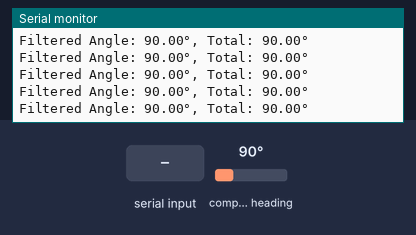
Simulated run of this sketch. Board: Arduino Uno, built with avr-gcc and run on an emulated ATmega328P. On the bench: the last lines printed to the serial monitor. Wiring (inferred from the names in the program): AS5600 angle sensor at I2C address 0x36. Inputs (shaded band) come from the test bench; at power-on: compass heading 90°.

Above: at 1.7 s.
1.8 s: compass heading set to 352°
At 2.5 s:
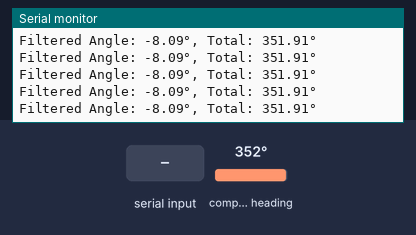
4.8 s: "cal\n" received over Serial
At 5.8 s:
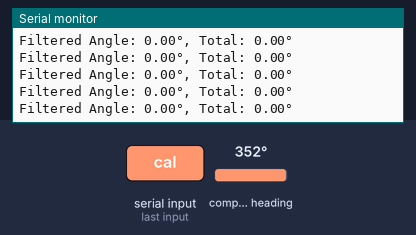
6.3 s: compass heading set to 7°
At 6.8 s:
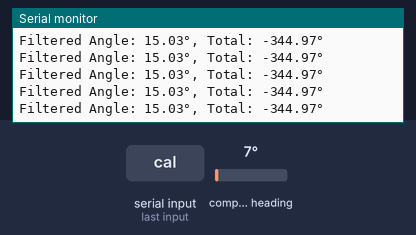
7.8 s: compass heading set to 269°
At 8.4 s:
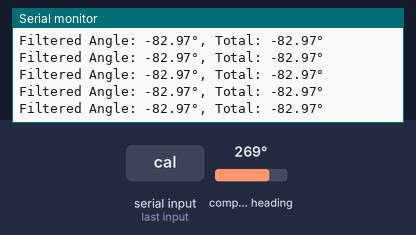
Timing chart, 0 to 10.8 s (numbered marks = the images above; inputs shaded):
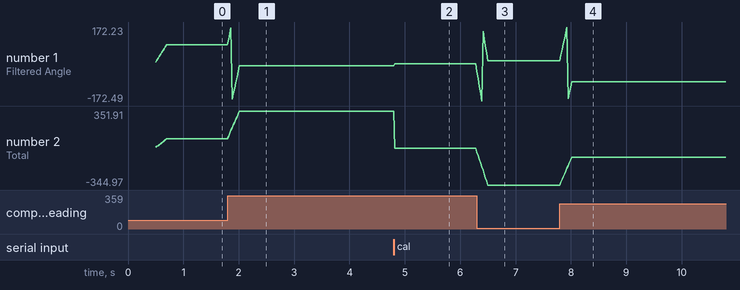

Measured:
- after the input at 1.8 s, the serial monitor: prints a new line at once (image 1)
- after the input at 4.8 s, the serial monitor: prints a new line at once (image 2)
- after the input at 6.3 s, the serial monitor: prints a new line at once (image 3)
- after the input at 7.8 s, the serial monitor: prints a new line at once (image 4)
- plotted number 1: 90 → -8.09 after the input at 1.8 s, -8.09 → 0 after the input at 4.8 s, 0 → 15.03 after the input at 6.3 s, 15.03 → -82.97 after the input at 7.8 s
- plotted number 2: 90 → 351.91 after the input at 1.8 s, 351.91 → 0 after the input at 4.8 s, 0 → -344.97 after the input at 6.3 s, -344.97 → -82.97 after the input at 7.8 s

The sketch:

inc-dec-cal-as5600.ino
```cpp
#include <Wire.h>

#define AS5600_ADDR 0x36
#define RAW_ANGLE_HIGH 0x0C
#define RAW_ANGLE_LOW  0x0D

#define FILTER_SIZE 10

float angleBuffer[FILTER_SIZE];
int bufferIndex = 0;

float zeroOffset = 0.0;
float previousAngle = 0.0;
float totalRotation = 0.0;

// === BACA SUDUT DARI AS5600 (0 - 4095) ===
int readRawAngle() {
  Wire.beginTransmission(AS5600_ADDR);
  Wire.write(RAW_ANGLE_HIGH);
  Wire.endTransmission();
  Wire.requestFrom(AS5600_ADDR, 2);
  if (Wire.available() >= 2) {
    int highByte = Wire.read();
    int lowByte = Wire.read();
    return (highByte << 8) | lowByte;
  }
  return 0;
}

// === KONVERSI RAW KE DERAJAT (0° - 360°) ===
float readAngleDeg() {
  int raw = readRawAngle();
  return (raw * 360.0) / 4096.0;
}

// === FILTER SEDERHANA SMA ===
float filterAngle(float newAngle) {
  angleBuffer[bufferIndex] = newAngle;
  bufferIndex = (bufferIndex + 1) % FILTER_SIZE;

  float sum = 0;
  for (int i = 0; i < FILTER_SIZE; i++) {
    sum += angleBuffer[i];
  }
  return sum / FILTER_SIZE;
}

// === SETUP ===
void setup() {
  Serial.begin(115200);
  Wire.begin();
  delay(500);
  Serial.println("AS5600 angle tracking initialized");
}

// === LOOP UTAMA ===
void loop() {
  float rawAngle = readAngleDeg();
  float filteredAngle = filterAngle(rawAngle);

  // === KALIBRASI 'cal' UNTUK JADIKAN POSISI SEKARANG SEBAGAI 0°
  if (Serial.available()) {
    String cmd = Serial.readStringUntil('\n');
    cmd.trim();
    if (cmd == "cal") {
      zeroOffset = filteredAngle;
      totalRotation = 0;
      Serial.println("Zero position calibrated.");
    }
  }

  // === HITUNG ANGLE RELATIF TERHADAP ZERO ===
  // float relativeAngle = filteredAngle - zeroOffset;
  // if (relativeAngle > 180)  relativeAngle -= 360;
  // if (relativeAngle < -180) relativeAngle += 360;

  // // === DETEKSI PUTARAN TERUSAN (wrap-around) ===
  // float delta = relativeAngle - previousAngle;

    // Gunakan angle asli untuk tracking rotasi total
  float currentAngle = filteredAngle;
  float delta = currentAngle - previousAngle;

  // Perbaiki saat wrap-around (cross 0° ↔ 360°)
  if (delta > 180)  delta -= 360;
  if (delta < -180) delta += 360;

  totalRotation += delta;
  previousAngle = currentAngle;

  // Untuk user: angle relatif ke posisi nol (setelah kalibrasi)
  float relativeAngle = currentAngle - zeroOffset;
  if (relativeAngle > 180)  relativeAngle -= 360;
  if (relativeAngle < -180) relativeAngle += 360;

  // if (delta > 180)  delta -= 360;
  // if (delta < -180) delta += 360;
  // totalRotation += delta;
  // previousAngle = relativeAngle;

  // === OUTPUT SERIAL ===
  Serial.print("Filtered Angle: ");
  Serial.print(relativeAngle, 2);
  Serial.print("°, Total: ");
  Serial.print(totalRotation, 2);
  Serial.println("°");

  delay(20); // 50 Hz sampling
}
```
